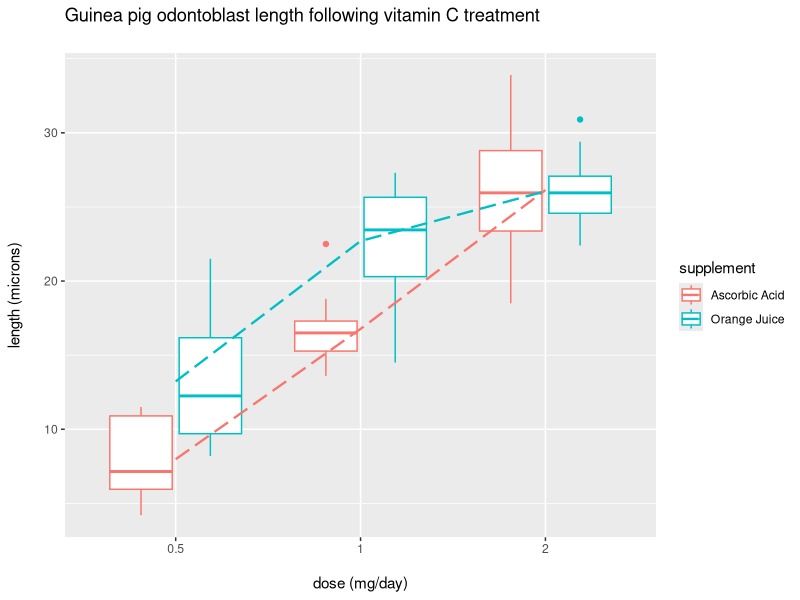

Write the R code that produced this figure. (Note: this script raises an error after producing the figure.)
## ---- chunk 1
  # Libraries.
  library(data.table)
  library(ggplot2)

  # Load and process data.
  data(ToothGrowth)
  tg <- data.table(
    supplement = factor(
      ToothGrowth$supp,
      levels = unique(ToothGrowth$supp),
      labels = c("Ascorbic Acid", "Orange Juice")
    ),
    length = ToothGrowth$len,
    dose = ToothGrowth$dose
  )
  
  # ggplot settings
  update_geom_defaults("point", list(colour = NULL))
## ---- chunk 2
  
  ggplot(tg, aes(x = factor(dose), y = length, colour = supplement)) +
    geom_boxplot() +
    stat_summary(
      fun.y = mean, aes(group = supplement), 
      geom = "line", 
      linetype = "longdash", 
      size = 0.8
    ) +
    labs(x = "\ndose (mg/day)", y = "length (microns)\n") +
    labs(title = "Guinea pig odontoblast length following vitamin C treatment\n")
## ---- chunk 3
  welch.test <- function(x, data, ...) {
    o <- t.test(x, data = data, 
      alternative = "two.sided",
      mu = 0,
      paired = FALSE,
      var.equal = FALSE,
      conf.level = 0.95,
      ...
    )
    
    display.conf.int <- paste(
      signif(o$conf.int[1], 6),
      signif(o$conf.int[2], 6),
      sep = ", "
    )
    
    cat("95% confidence interval: ", display.conf.int,
        "p-value: ", signif(o$p.value, 6))
  }
## ---- chunk 4
  welch.test(length ~ dose, 
    data = tg[(dose == 0.5 | dose == 1.0) & (supplement == "Orange Juice")])
  
  welch.test(length ~ dose, 
    data = tg[(dose == 1.0 | dose == 2.0) & (supplement == "Orange Juice")])
  
  welch.test(length ~ dose, 
    data = tg[(dose == 0.5 | dose == 2.0) & (supplement == "Orange Juice")])
## ---- chunk 5
  welch.test(length ~ dose, 
    data = tg[(dose == 0.5 | dose == 1.0) & (supplement == "Ascorbic Acid")])
  
  welch.test(length ~ dose, 
    data = tg[(dose == 1.0 | dose == 2.0) & (supplement == "Ascorbic Acid")])
  
  welch.test(length ~ dose, 
    data = tg[(dose == 0.5 | dose == 2.0) & (supplement == "Ascorbic Acid")])
## ---- chunk 6
  welch.test(length ~ supplement, data = tg[dose == 0.5])
  welch.test(length ~ supplement, data = tg[dose == 1.0])
  welch.test(length ~ supplement, data = tg[dose == 2.0])
## ---- chunk 7
   tg[, .(variance = var(length)), by = .(supplement, dose)]
## ---- chunk 8

## ---- chunk 9

## ---- chunk 10

## ---- chunk 11
  t.test(length ~ supplement, data = tg[dose == 0.5])  
  t.test(length ~ dose, 
    data = tg[(dose == 0.5 | dose == 1.0) & supplement == "Orange Juice"])  
